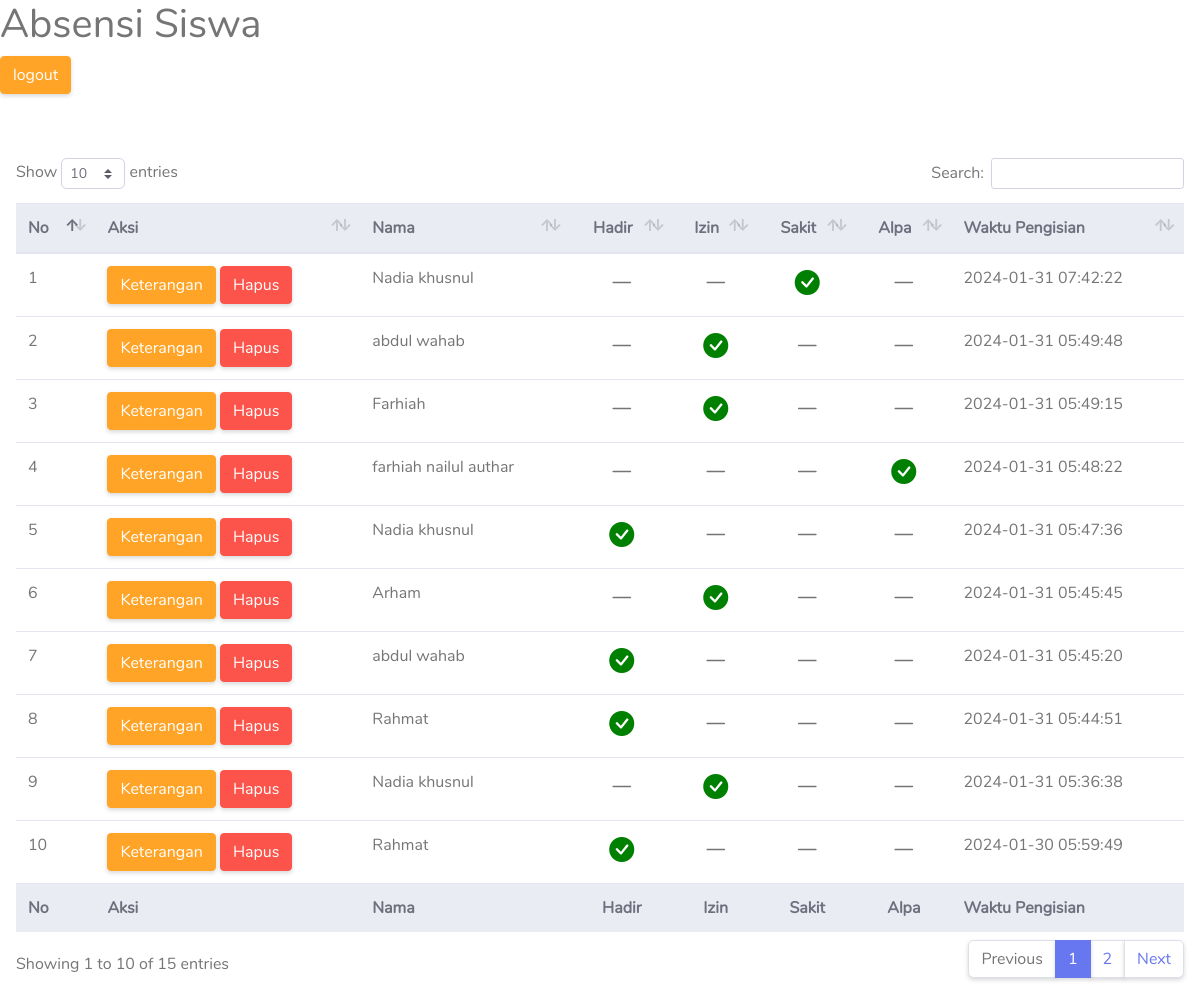
The page /admin/index.php (signed in) on the database its author committed.
### tables this page shows
CREATE TABLE `siswa` (
  `id` int(11) NOT NULL,
  `nama` varchar(100) NOT NULL,
  `nis` int(6) NOT NULL,
  `jk` varchar(20) NOT NULL,
  `keterangan` varchar(50) NOT NULL,
  `waktu_pengisian` timestamp NOT NULL DEFAULT current_timestamp() ON UPDATE current_timestamp()
);

### admin/index.php (the view, shortened to what this page needs)
<?php
require "functions.php";
$siswa = mysqli_query($koneksi, "SELECT * FROM siswa ORDER BY waktu_pengisian DESC");
?>
<!DOCTYPE html>
<html lang="en">
<head>
    <link href="vendor/fontawesome-free/css/all.min.css" rel="stylesheet" type="text/css">
  <link href="vendor/bootstrap/css/bootstrap.min.css" rel="stylesheet" type="text/css">
  <link href="css/ruang-admin.min.css" rel="stylesheet">
  <link href="vendor/datatables/dataTables.bootstrap4.min.css" rel="stylesheet">
  <link rel="stylesheet" href="https://cdn.jsdelivr.net/npm/bootstrap-icons@1.11.1/font/bootstrap-icons.css">
</head>
<body>
<h1>Absensi Siswa</h1>
<a href="logout.php" class="btn btn-warning">logout</a>
<br>
<br>
<br>
<div class="table-responsive p-3">
<table class="table align-items-center table-flush table-hover" id="dataTableHover">
<thead class="thead-light">
<tr>
    <th>No</th>
    <th>Aksi</th>
    <th>Nama</th>
    <th class="text-center">Hadir</th>
    <th class="text-center">Izin</th>
    <th class="text-center">Sakit</th>
    <th class="text-center">Alpa</th>
    <th class="">Waktu Pengisian</th>
</tr>
</thead>
<tfoot class="thead-light">
<tr>
    <th>No</th>
    <th>Aksi</th>
    <th>Nama</th>
    <th class="text-center">Hadir</th>
    <th class="text-center">Izin</th>
    <th class="text-center">Sakit</th>
    <th class="text-center">Alpa</th>
    <th class="">Waktu Pengisian</th>
</tr>
</tfoot>
<tbody>
<?php $i = 1; ?>
<?php foreach($siswa as $data) : ?>
<tr>
    <td><?= $i ?></td>
    <td>
        <a href="ubah.php?id=<?= $data["id"]; ?>" class="btn btn-warning">Keterangan</a>
        <a href="hapus.php?id=<?= $data["id"]; ?>" class="btn btn-danger" onclick="return confirm('Anda yakin ingin Meenghapus')">Hapus</a>
    </td>
    <td><?= $data["nama"]; ?></td>
    <td class="text-center">
        <?php if($data["keterangan"] === "Hadir") {?>
            <i class="bi bi-check-circle-fill"></i>
        <?php } else { ?>
            <i class="bi bi-dash-lg"></i>
        <?php } ?>
    </td>
    <td class="text-center">
        <?php if($data["keterangan"] === "Izin") {?>
            <i class="bi bi-check-circle-fill"></i>
        <?php } else { ?>
            <i class="bi bi-dash-lg"></i>
        <?php } ?>
    </td>
    <td class="text-center">
        <?php if($data["keterangan"] === "Sakit") {?>
            <i class="bi bi-check-circle-fill"></i>
        <?php } else { ?>
            <i class="bi bi-dash-lg"></i>
        <?php } ?>
    </td>
    <td class="text-center">
        <?php if($data["keterangan"] === "Alpa") {?>
            <i class="bi bi-check-circle-fill"></i>
        <?php } else { ?>
            <i class="bi bi-dash-lg"></i>
        <?php } ?>
    </td>
    <td>
        <?= $data["waktu_pengisian"]; ?>
    </td>
</tr>
<?php $i++; ?>
<?php endforeach; ?>
</tbody>
</table>
</div>
</body>
</html>

### admin/index.php (style rules this page uses)
.bi-check-circle-fill { color: green; font-size: 25px; }
.bi-dash-lg { font-size: 25px; }

### rows shown on the page
siswa: nama "Nadia khusnul", waktu_pengisian "2024-01-31 07:42:22"
siswa: nama "abdul wahab", waktu_pengisian "2024-01-31 05:49:48"
siswa: nama "Farhiah", waktu_pengisian "2024-01-31 05:49:15"
siswa: nama "farhiah nailul authar", waktu_pengisian "2024-01-31 05:48:22"
siswa: nama "Nadia khusnul", waktu_pengisian "2024-01-31 05:47:36"
siswa: nama "Arham", waktu_pengisian "2024-01-31 05:45:45"
siswa: nama "abdul wahab", waktu_pengisian "2024-01-31 05:45:20"
siswa: nama "Rahmat", waktu_pengisian "2024-01-31 05:44:51"
siswa: nama "Nadia khusnul", waktu_pengisian "2024-01-31 05:36:38"
siswa: nama "Rahmat", waktu_pengisian "2024-01-30 05:59:49"
